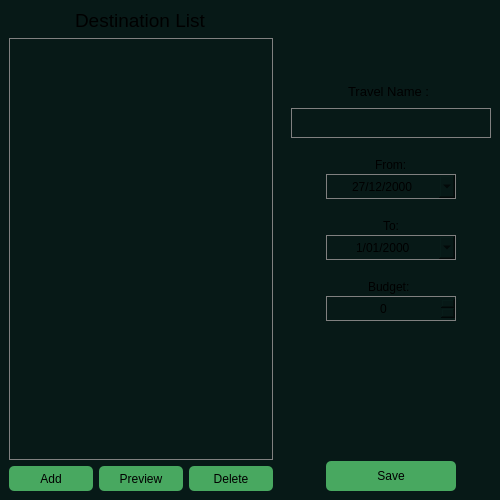
<?xml version="1.0" encoding="UTF-8"?>
<ui version="4.0">
 <class>createTravelWindow</class>
 <widget class="QWidget" name="createTravelWindow">
  <property name="geometry">
   <rect>
    <x>0</x>
    <y>0</y>
    <width>500</width>
    <height>500</height>
   </rect>
  </property>
  <property name="windowTitle">
   <string>Creating Travel</string>
  </property>
  <widget class="QWidget" name="mainWidget" native="true">
   <property name="geometry">
    <rect>
     <x>0</x>
     <y>0</y>
     <width>500</width>
     <height>500</height>
    </rect>
   </property>
   <property name="styleSheet">
    <string notr="true">QWidget{
background-color:rgb(7, 25, 23);
}
QPushButton{
background-color:rgb(72, 168, 96);
color:rgb(0,0,0);
border:none;
border-radius:5px;
}
QPushButton:hover{
background-color:rgb(52, 148, 76);
}
QListWidget{
border:1px solid rgb(128,128,128);;
}
QListWidget::item{
background-color:rgb(72, 168, 96);
color:black;
border-bottom:1px solid black;
height:20px;
}
QListWidget::item:hover{
background-color:rgb(52, 138, 76);
}
QListWidget::item:selected{
background-color:rgb(32, 118, 56);
}
QPlainTextEdit {
border: 1px solid rgb(128,128,128);
}
QDateEdit {
border: 1px solid rgb(128,128,128);
}
QSpinBox {
border: 1px solid rgb(128,128,128);
}</string>
   </property>
   <layout class="QHBoxLayout" name="horizontalLayout">
    <property name="spacing">
     <number>0</number>
    </property>
    <property name="leftMargin">
     <number>0</number>
    </property>
    <property name="topMargin">
     <number>0</number>
    </property>
    <property name="rightMargin">
     <number>0</number>
    </property>
    <property name="bottomMargin">
     <number>0</number>
    </property>
    <item>
     <widget class="QWidget" name="widget_1" native="true">
      <layout class="QVBoxLayout" name="verticalLayout">
       <item alignment="Qt::AlignHCenter">
        <widget class="QLabel" name="destinationLabel">
         <property name="font">
          <font>
           <pointsize>14</pointsize>
          </font>
         </property>
         <property name="text">
          <string>Destination List</string>
         </property>
        </widget>
       </item>
       <item>
        <widget class="QListWidget" name="destinationList">
         <property name="font">
          <font>
           <pointsize>12</pointsize>
          </font>
         </property>
        </widget>
       </item>
       <item>
        <layout class="QHBoxLayout" name="horizontalLayout_2">
         <item>
          <widget class="QPushButton" name="addButton">
           <property name="minimumSize">
            <size>
             <width>0</width>
             <height>25</height>
            </size>
           </property>
           <property name="text">
            <string>Add</string>
           </property>
          </widget>
         </item>
         <item>
          <widget class="QPushButton" name="previewButton">
           <property name="minimumSize">
            <size>
             <width>0</width>
             <height>25</height>
            </size>
           </property>
           <property name="text">
            <string>Preview</string>
           </property>
          </widget>
         </item>
         <item>
          <widget class="QPushButton" name="removeButton">
           <property name="minimumSize">
            <size>
             <width>0</width>
             <height>25</height>
            </size>
           </property>
           <property name="text">
            <string>Delete</string>
           </property>
          </widget>
         </item>
        </layout>
       </item>
      </layout>
     </widget>
    </item>
    <item>
     <widget class="QWidget" name="widget_2" native="true">
      <property name="minimumSize">
       <size>
        <width>0</width>
        <height>0</height>
       </size>
      </property>
      <property name="maximumSize">
       <size>
        <width>16777215</width>
        <height>16777215</height>
       </size>
      </property>
      <layout class="QVBoxLayout" name="verticalLayout_2">
       <property name="spacing">
        <number>20</number>
       </property>
       <property name="topMargin">
        <number>15</number>
       </property>
       <item>
        <spacer name="verticalSpacer">
         <property name="orientation">
          <enum>Qt::Vertical</enum>
         </property>
         <property name="sizeHint" stdset="0">
          <size>
           <width>20</width>
           <height>40</height>
          </size>
         </property>
        </spacer>
       </item>
       <item>
        <layout class="QVBoxLayout" name="verticalLayout_5">
         <property name="spacing">
          <number>2</number>
         </property>
         <item alignment="Qt::AlignHCenter">
          <widget class="QLabel" name="nameLabel">
           <property name="font">
            <font>
             <pointsize>10</pointsize>
            </font>
           </property>
           <property name="text">
            <string>Travel Name : </string>
           </property>
          </widget>
         </item>
         <item alignment="Qt::AlignHCenter">
          <widget class="QPlainTextEdit" name="namePlainTextEdit">
           <property name="minimumSize">
            <size>
             <width>0</width>
             <height>30</height>
            </size>
           </property>
           <property name="maximumSize">
            <size>
             <width>200</width>
             <height>30</height>
            </size>
           </property>
          </widget>
         </item>
        </layout>
       </item>
       <item>
        <layout class="QVBoxLayout" name="verticalLayout_3">
         <property name="spacing">
          <number>2</number>
         </property>
         <item alignment="Qt::AlignHCenter">
          <widget class="QLabel" name="fromLabel">
           <property name="font">
            <font>
             <pointsize>9</pointsize>
            </font>
           </property>
           <property name="text">
            <string>From:</string>
           </property>
          </widget>
         </item>
         <item alignment="Qt::AlignHCenter">
          <widget class="QDateEdit" name="fromDateEdit">
           <property name="minimumSize">
            <size>
             <width>130</width>
             <height>25</height>
            </size>
           </property>
           <property name="alignment">
            <set>Qt::AlignCenter</set>
           </property>
           <property name="displayFormat">
            <string>d/MM/yyyy</string>
           </property>
           <property name="calendarPopup">
            <bool>true</bool>
           </property>
           <property name="date">
            <date>
             <year>2000</year>
             <month>12</month>
             <day>27</day>
            </date>
           </property>
          </widget>
         </item>
        </layout>
       </item>
       <item>
        <layout class="QVBoxLayout" name="verticalLayout_4">
         <property name="spacing">
          <number>2</number>
         </property>
         <item alignment="Qt::AlignHCenter">
          <widget class="QLabel" name="toLabel">
           <property name="font">
            <font>
             <pointsize>9</pointsize>
            </font>
           </property>
           <property name="text">
            <string>To:</string>
           </property>
          </widget>
         </item>
         <item alignment="Qt::AlignHCenter">
          <widget class="QDateEdit" name="toDateEdit">
           <property name="minimumSize">
            <size>
             <width>130</width>
             <height>25</height>
            </size>
           </property>
           <property name="alignment">
            <set>Qt::AlignCenter</set>
           </property>
           <property name="readOnly">
            <bool>false</bool>
           </property>
           <property name="displayFormat">
            <string>d/MM/yyyy</string>
           </property>
           <property name="calendarPopup">
            <bool>true</bool>
           </property>
           <property name="timeSpec">
            <enum>Qt::LocalTime</enum>
           </property>
          </widget>
         </item>
        </layout>
       </item>
       <item>
        <layout class="QVBoxLayout" name="verticalLayout_6">
         <property name="spacing">
          <number>2</number>
         </property>
         <property name="sizeConstraint">
          <enum>QLayout::SetDefaultConstraint</enum>
         </property>
         <item alignment="Qt::AlignHCenter">
          <widget class="QLabel" name="budgetLabel">
           <property name="font">
            <font>
             <pointsize>9</pointsize>
            </font>
           </property>
           <property name="text">
            <string>Budget: </string>
           </property>
          </widget>
         </item>
         <item alignment="Qt::AlignHCenter">
          <widget class="QSpinBox" name="budgetSpinBox">
           <property name="minimumSize">
            <size>
             <width>130</width>
             <height>25</height>
            </size>
           </property>
           <property name="styleSheet">
            <string notr="true"/>
           </property>
           <property name="alignment">
            <set>Qt::AlignCenter</set>
           </property>
           <property name="suffix">
            <string/>
           </property>
           <property name="prefix">
            <string/>
           </property>
           <property name="maximum">
            <number>999999999</number>
           </property>
           <property name="singleStep">
            <number>10</number>
           </property>
          </widget>
         </item>
        </layout>
       </item>
       <item>
        <spacer name="verticalSpacer_3">
         <property name="orientation">
          <enum>Qt::Vertical</enum>
         </property>
         <property name="sizeType">
          <enum>QSizePolicy::Expanding</enum>
         </property>
         <property name="sizeHint" stdset="0">
          <size>
           <width>20</width>
           <height>120</height>
          </size>
         </property>
        </spacer>
       </item>
       <item alignment="Qt::AlignHCenter">
        <widget class="QPushButton" name="saveButton">
         <property name="minimumSize">
          <size>
           <width>130</width>
           <height>30</height>
          </size>
         </property>
         <property name="text">
          <string>Save</string>
         </property>
        </widget>
       </item>
      </layout>
     </widget>
    </item>
   </layout>
  </widget>
 </widget>
 <resources/>
 <connections/>
</ui>
